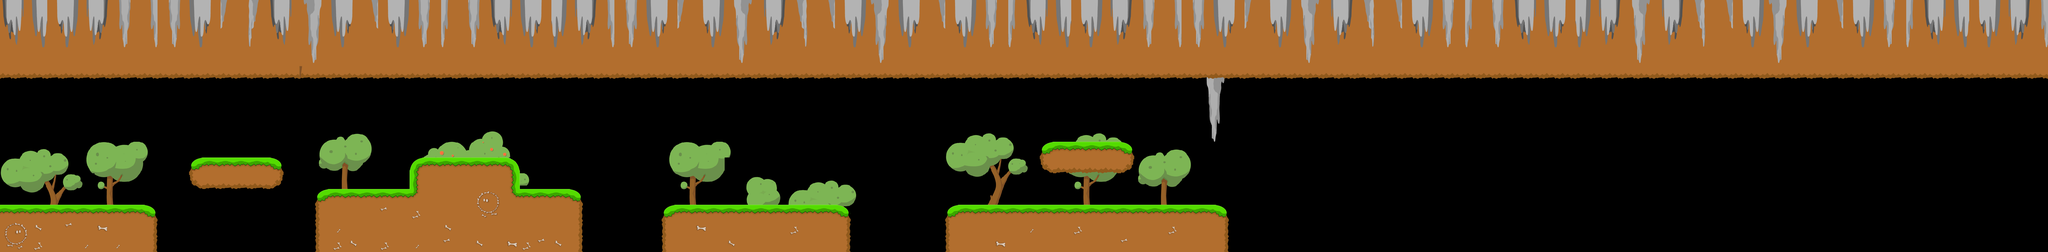

A level layout from a 2D game, rendered from its tile map. Below: a short description, then the map file with tile-grid data replaced by summaries:
An orthogonal 130x16 tile map with 64x64 px tiles, 3 tile layers (Backs, TilesPlatforms, OverTiles), 2 tilesets and 8 objects.

<map version="1.2" tiledversion="1.3.2" orientation="orthogonal" renderorder="right-down" compressionlevel="0" width="130" height="16" tilewidth="64" tileheight="64" infinite="0" nextlayerid="5" nextobjectid="55">
 <tileset firstgid="1" source="Suburb.tsx" />
 <tileset firstgid="43" source="Environment.tsx" />
 <layer id="3" name="Backs" width="130" height="16">
  <data>[2080 cells, 219 non-empty, 112 distinct tile ids]</data>
 </layer>
 <layer id="1" name="TilesPlatforms" width="130" height="16">
  <data>[2080 cells, 877 non-empty, 25 distinct tile ids]</data>
 </layer>
 <layer id="4" name="OverTiles" width="130" height="16">
  <data>[2080 cells, 412 non-empty, 30 distinct tile ids]</data>
 </layer>
 <objectgroup id="2" name="PlatformsCollisions" offsetx="-4" offsety="-2">
  <object id="47" x="-118.477" y="839.163">
   <polygon points="0,0 700.002,-0.677536 725.515,5.42029 743.852,14.9058 751.027,25.7464 753.419,35.9094 759,186.322" />
  </object>
  <object id="48" x="778.856" y="646.356" width="372.667" height="119.545">
   <ellipse />
  </object>
  <object id="49" x="1297.85" y="1021.49">
   <polygon points="0,0 3.33333,-203 4,-224 19,-236.333 37.3333,-245.333 47.6667,-246.333 377.333,-245.333 377.333,-324.667 387.333,-343.333 404,-362.667 426.667,-374 752,-375.333 772,-372 794,-358.667 808,-338 811.333,-322.667 811.333,-246 1020.67,-245.333 1036,-242.667 1046,-238 1058,-227.333 1062,-216.667 1064.67,2 1064.67,6" />
  </object>
  <object id="50" x="-108.144" y="203.485" width="114" height="636" />
  <object id="51" x="2699.85" y="1024.15">
   <polygon points="0,0 3.33333,-140 8.66667,-160 16,-168 29.3333,-176.667 43.3333,-182 55.3333,-183.333 712.667,-180 723.333,-176 734.667,-170 742,-159.333 746,-151.333 750.667,-140.667 752,-123.333 753.333,-0.666667" />
  </object>
  <object id="52" x="3851.18" y="1032.15">
   <polygon points="0,0 5.05567,-149.545 13.1448,-170.909 24.2673,-179.455 44.4899,-188.712 65.7238,-194.409 83.9242,-195.833 1080.9,-192.273 1097.08,-188 1114.27,-181.591 1125.39,-170.197 1131.46,-161.651 1138.54,-150.258 1140.56,-131.742 1142.58,-0.712122" />
  </object>
  <object id="53" x="3.85591" y="263.485" width="8361" height="59" />
  <object id="54" x="4905.85" y="300.485">
   <polygon points="0,0 28,272 29,278 33.2727,279 37.0909,277.182 54.3636,201.364 78,-0.333333" />
  </object>
 </objectgroup>
</map>